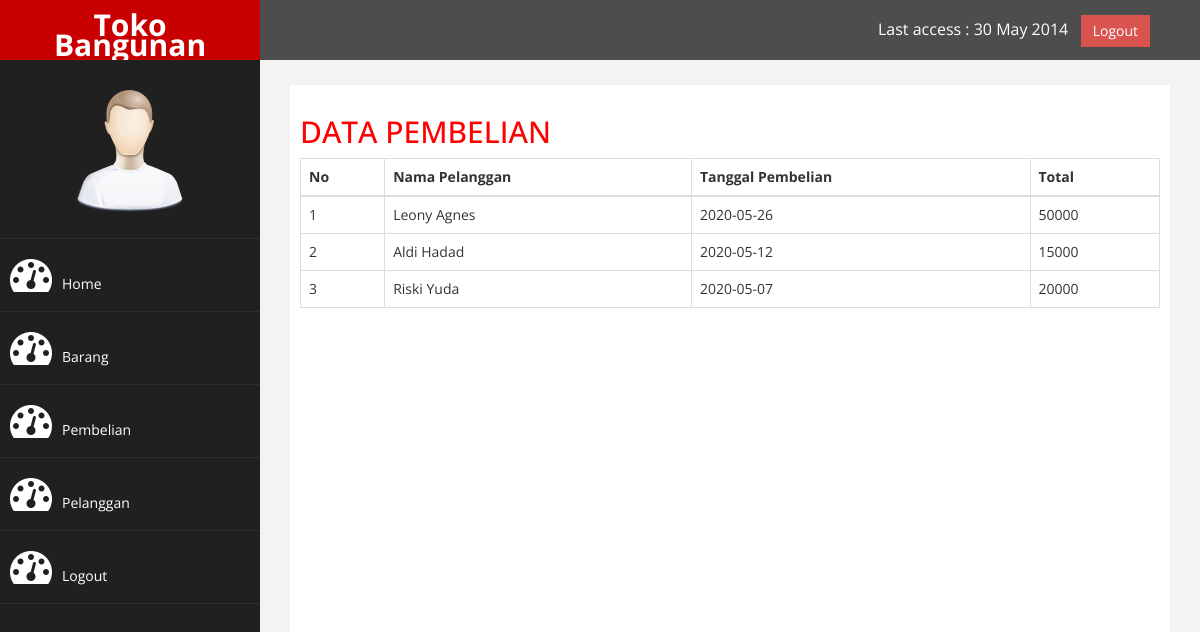
The page /toko_baru/admin/index.php?halaman=pembelian on the database its author committed.
### tables this page shows
CREATE TABLE `pembelian` (
  `id_pembelian` int(11) NOT NULL,
  `id_pelanggan` int(11) NOT NULL,
  `tanggal_pembelian` date NOT NULL,
  `total_pembelian` int(11) NOT NULL
);

CREATE TABLE `pelanggan` (
  `id_pelanggan` int(11) NOT NULL,
  `email` varchar(100) NOT NULL,
  `password` varchar(50) NOT NULL,
  `nama_pelanggan` varchar(100) NOT NULL,
  `nomor_telepon` varchar(25) NOT NULL
);

### toko_baru/admin/pembelian.php (the view)
<h2>DATA PEMBELIAN</h2>
<table class="table table-bordered">
	<thead>
		<tr>
			<th>No</th>
			<th>Nama Pelanggan</th>
			<th>Tanggal Pembelian</th>
			<th>Total</th>
		</tr>
	</thead>
	<tbody>
	<?php $nomor=1;?>
	<?php $ambil=$koneksi->query("SELECT * FROM pembelian JOIN pelanggan ON pembelian.id_pelanggan=pelanggan.id_pelanggan");?>
	<?php while($pecah=$ambil->fetch_assoc()){ ?>
		<tr>
			<td><?php echo $nomor;?></td>
			<td><?php echo $pecah['nama_pelanggan'];?></td>
			<td><?php echo $pecah['tanggal_pembelian'];?></td>
			<td><?php echo $pecah['total_pembelian'];?></td>
		</tr>
		<?php $nomor++;?>
	<?php }?>
	</tbody>
</table>

### toko_baru/admin/assets/css/custom.css (style rules this page uses)
body { font-family: 'Open Sans', sans-serif; }
h2 { color: #f00; }

### rows shown on the page
pembelian: id_pelanggan.nama_pelanggan "Leony Agnes", tanggal_pembelian "2020-05-26", total_pembelian "50000"
pembelian: id_pelanggan.nama_pelanggan "Aldi Hadad", tanggal_pembelian "2020-05-12", total_pembelian "15000"
pembelian: id_pelanggan.nama_pelanggan "Riski Yuda", tanggal_pembelian "2020-05-07", total_pembelian "20000"
